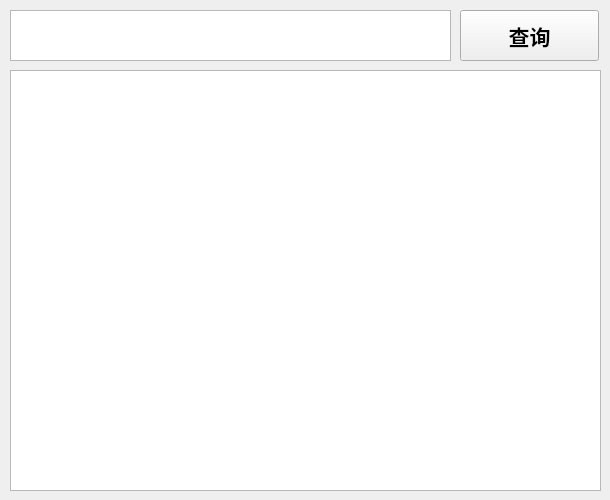
<?xml version="1.0" encoding="UTF-8"?>
<ui version="4.0">
 <class>QuickFind</class>
 <widget class="QWidget" name="QuickFind">
  <property name="geometry">
   <rect>
    <x>0</x>
    <y>0</y>
    <width>610</width>
    <height>500</height>
   </rect>
  </property>
  <property name="windowTitle">
   <string>例句速查</string>
  </property>
  <widget class="QWidget" name="verticalLayoutWidget">
   <property name="geometry">
    <rect>
     <x>10</x>
     <y>10</y>
     <width>441</width>
     <height>51</height>
    </rect>
   </property>
   <layout class="QVBoxLayout" name="verticalLayout">
    <item>
     <widget class="QTextEdit" name="queryBox">
      <property name="font">
       <font>
        <pointsize>16</pointsize>
        <weight>50</weight>
        <bold>false</bold>
       </font>
      </property>
     </widget>
    </item>
   </layout>
  </widget>
  <widget class="QWidget" name="verticalLayoutWidget_2">
   <property name="geometry">
    <rect>
     <x>460</x>
     <y>10</y>
     <width>141</width>
     <height>51</height>
    </rect>
   </property>
   <layout class="QVBoxLayout" name="verticalLayout_2">
    <item>
     <widget class="QPushButton" name="queryButton">
      <property name="minimumSize">
       <size>
        <width>139</width>
        <height>23</height>
       </size>
      </property>
      <property name="maximumSize">
       <size>
        <width>135</width>
        <height>75</height>
       </size>
      </property>
      <property name="font">
       <font>
        <pointsize>16</pointsize>
        <weight>75</weight>
        <bold>true</bold>
       </font>
      </property>
      <property name="text">
       <string>查询</string>
      </property>
     </widget>
    </item>
   </layout>
  </widget>
  <widget class="QWidget" name="verticalLayoutWidget_3">
   <property name="geometry">
    <rect>
     <x>10</x>
     <y>70</y>
     <width>591</width>
     <height>421</height>
    </rect>
   </property>
   <layout class="QVBoxLayout" name="verticalLayout_3">
    <item>
     <widget class="QTextBrowser" name="exampleBrowser">
      <property name="font">
       <font>
        <pointsize>12</pointsize>
       </font>
      </property>
     </widget>
    </item>
   </layout>
  </widget>
 </widget>
 <resources/>
 <connections/>
</ui>
